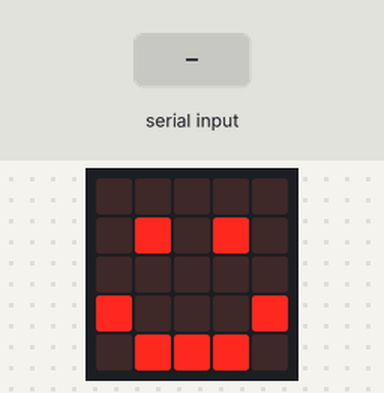
This program was run on a simulated BBC micro:bit running MicroPython. Parts: the board's 5×5 LED display. Inputs (shaded band) come from the test bench.

Above: at 1.2 s.
1.3 s: "Y" received over the second serial link
At 1.8 s:
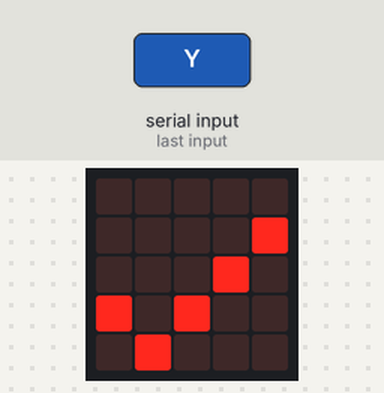
2.8 s: "N" received over the second serial link
At 4.2 s:
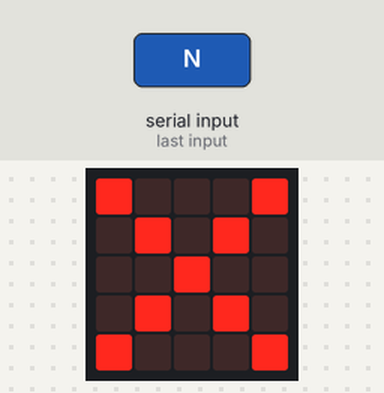
Timing chart, 0 to 5.8 s (numbered marks = the images above; inputs shaded):
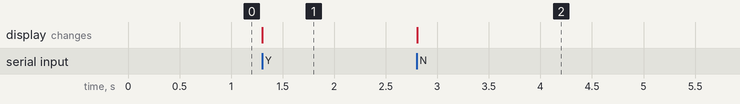

Measured:
- after the input at 1.3 s, the display: changes at once (image 1)
- after the input at 2.8 s, the display: changes at once (image 2)

The program:

led_display.py
```python
from microbit import *

# Initialize Serial (UART)
# Adjust tx/rx pins if needed based on your specific expansion board
# Usually pin1/pin2 or pin8/pin12
uart.init(baudrate=115200, tx=pin1, rx=pin2)

display.show(Image.HAPPY) # Startup indicator

while True:
    if uart.any():
        # Read incoming data from AI Lens
        incoming = uart.read()
        if incoming:
            try:
                text = str(incoming, 'UTF-8')

                # Protocol logic: check for "Y" (Yes/Recognized) or "N" (No)
                if "Y" in text:
                    # Parse ID (Simplified logic)
                    if "01" in text:
                        display.show("1")
                    elif "02" in text:
                        display.show("2")
                    elif "00" in text:
                        display.show("0")
                    else:
                        display.show(Image.YES)
                elif "N" in text:
                    display.show(Image.NO)
            except:
                pass # Ignore bad data

    sleep(100)
```
